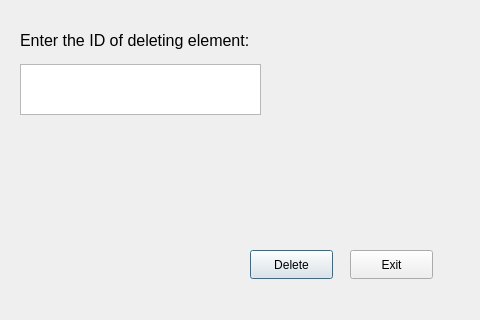
<?xml version="1.0" encoding="UTF-8"?>
<ui version="4.0">
 <class>DeleteElementWindow</class>
 <widget class="QDialog" name="DeleteElementWindow">
  <property name="geometry">
   <rect>
    <x>0</x>
    <y>0</y>
    <width>480</width>
    <height>320</height>
   </rect>
  </property>
  <property name="windowTitle">
   <string>Delete element</string>
  </property>
  <widget class="QPlainTextEdit" name="plainTextEdit">
   <property name="geometry">
    <rect>
     <x>20</x>
     <y>64</y>
     <width>241</width>
     <height>51</height>
    </rect>
   </property>
   <property name="font">
    <font>
     <pointsize>12</pointsize>
    </font>
   </property>
  </widget>
  <widget class="QPushButton" name="deleteButton">
   <property name="geometry">
    <rect>
     <x>250</x>
     <y>250</y>
     <width>83</width>
     <height>29</height>
    </rect>
   </property>
   <property name="text">
    <string>Delete</string>
   </property>
  </widget>
  <widget class="QPushButton" name="exitButton">
   <property name="geometry">
    <rect>
     <x>350</x>
     <y>250</y>
     <width>83</width>
     <height>29</height>
    </rect>
   </property>
   <property name="text">
    <string>Exit</string>
   </property>
  </widget>
  <widget class="QLabel" name="label">
   <property name="geometry">
    <rect>
     <x>20</x>
     <y>20</y>
     <width>311</width>
     <height>41</height>
    </rect>
   </property>
   <property name="font">
    <font>
     <pointsize>12</pointsize>
    </font>
   </property>
   <property name="text">
    <string>Enter the ID of deleting element:</string>
   </property>
  </widget>
 </widget>
 <resources/>
 <connections/>
</ui>
